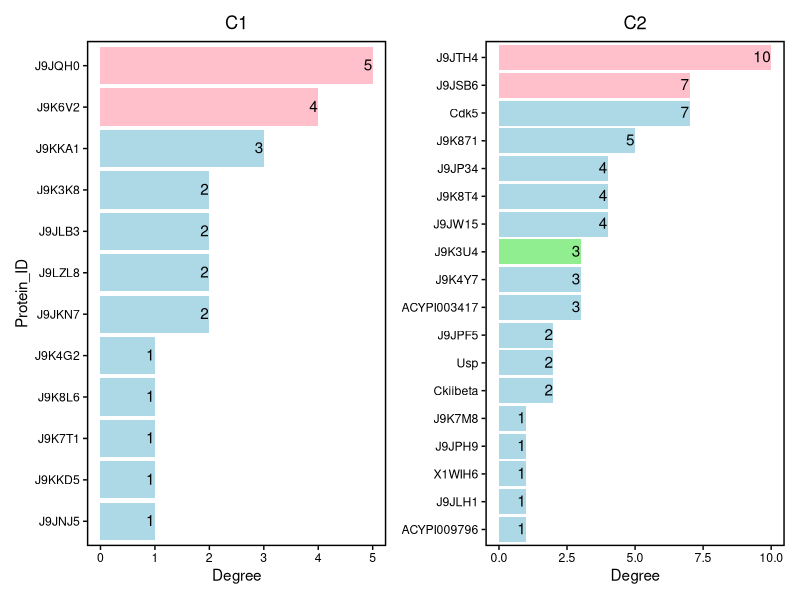
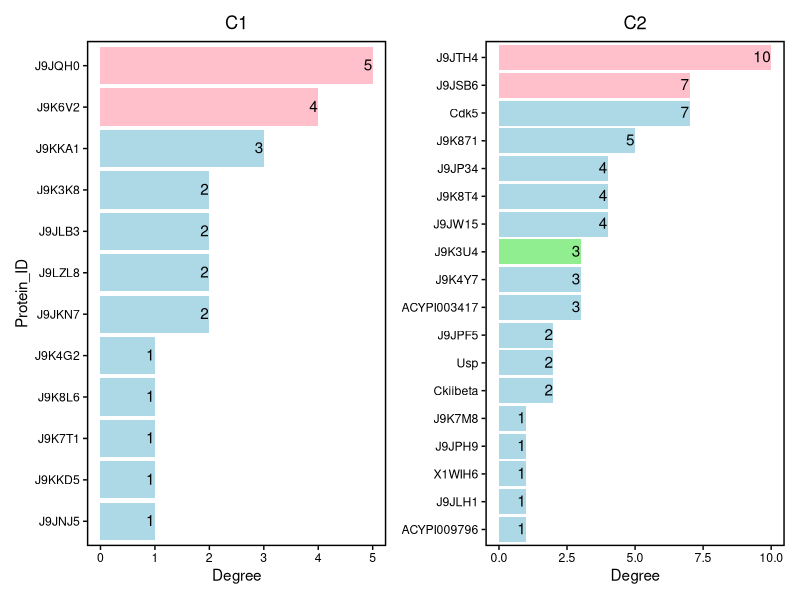
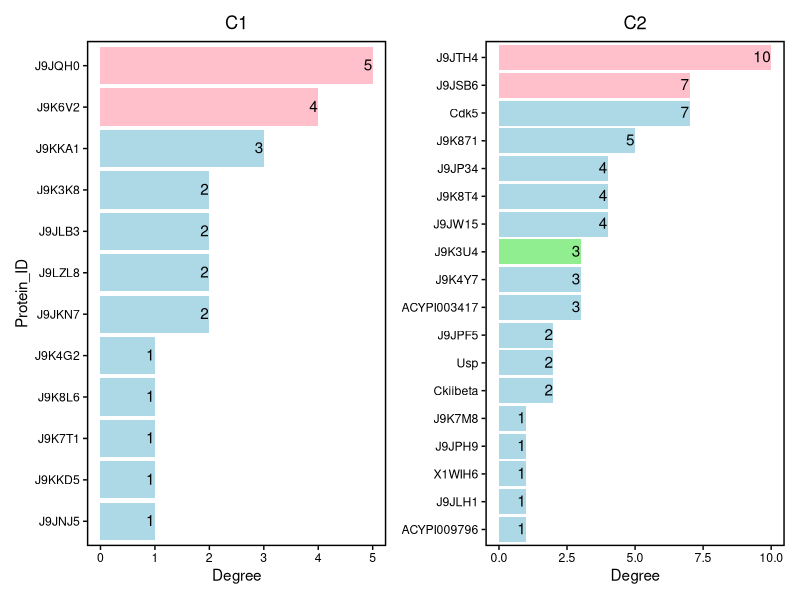

The R script that drew these images, in order:
library(ggplot2)
library(patchwork)

# 在数据框中添加颜色列
df1 <- data.frame(
  Protein_ID = c("J9JQH0", "J9K6V2", "J9KKA1", "J9K3K8", "J9JLB3", "J9LZL8", "J9JKN7", "J9K4G2", "J9K8L6", "J9K7T1", "J9KKD5", "J9JNJ5"),
  Degree = c(5, 4, 3, 2, 2, 2, 2, 1, 1, 1, 1, 1)
)
df1$Protein_ID <- factor(df1$Protein_ID, levels = rev(unique(df1$Protein_ID)))

df2 <- data.frame(
  Protein_ID = c("J9JTH4","J9JSB6", "Cdk5", "J9K871", "J9JP34", "J9K8T4",
                 "J9JW15", "J9K3U4", "J9K4Y7", "ACYPI003417", "J9JPF5",
                 "Usp", "Ckiibeta", "J9K7M8", "J9JPH9", "X1WIH6", "J9JLH1", "ACYPI009796"
                 ),
  Degree = c(10, 7, 7, 5, 4, 4, 4, 3, 3, 3, 2, 2, 2, 1, 1, 1, 1, 1)
)
df2$Protein_ID <- factor(df2$Protein_ID, levels = rev(unique(df2$Protein_ID)))

# 绘制第一个子图
p1 <- ggplot(df1, aes(x = Protein_ID, y = Degree, fill = Protein_ID)) +
  geom_bar(stat = "identity") +
  coord_flip() +
  theme(
    panel.background = element_blank(),
    panel.border = element_rect(colour = "black", fill = NA, size = 1),
    plot.background = element_blank(),
    axis.line = element_blank(),
    axis.text.y = element_text(colour = "black"),
    axis.text.x = element_text(colour = "black"),
    axis.ticks = element_line(colour = "black"),
    plot.title = element_text(hjust = 0.5),
    legend.position = "none"
  ) +
  labs(title = "C1") +
  geom_text(aes(label = Degree), vjust = 0.4, hjust = 1, colour = "black") +
  scale_fill_manual(values = c("J9JQH0" = "pink", "J9K6V2" = "pink", 
                               "J9KKA1" = "lightblue", "J9K3K8" = "lightblue",
                               "J9JLB3" = "lightblue", "J9LZL8" = "lightblue",
                               "J9JKN7" = "lightblue", "J9K4G2" = "lightblue",
                               "J9K8L6" = "lightblue", "J9K7T1" = "lightblue",
                               "J9KKD5" = "lightblue", "J9JNJ5" = "lightblue"))

# 绘制第二个子图
p2 <- ggplot(df2, aes(x = Protein_ID, y = Degree, fill = Protein_ID)) +
  geom_bar(stat = "identity") +
  coord_flip() +
  theme(
    panel.background = element_blank(),
    panel.border = element_rect(colour = "black", fill = NA, size = 1),
    plot.background = element_blank(),
    axis.line = element_blank(),
    axis.text.y = element_text(colour = "black"),
    axis.text.x = element_text(colour = "black"),
    axis.ticks = element_line(colour = "black"),
    plot.title = element_text(hjust = 0.5),
    legend.position = "none"
    #axis.title = element_blank(),
    #axis.title.y = element_text(colour = "black")
  ) +
  labs(title = "C2", x = NULL) +
  geom_text(aes(label = Degree), vjust = 0.4, hjust = 1, colour = "black") +
  scale_fill_manual(values = c("J9JTH4" = "pink", "J9JSB6" = "pink", 
                               "Cdk5" = "lightblue", "J9K871" = "lightblue",
                               "J9JP34" = "lightblue", "J9K8T4" = "lightblue",
                               "J9JW15" = "lightblue", "J9K3U4" = "lightgreen",
                               "J9K4Y7" = "lightblue", "ACYPI003417" = "lightblue",
                               "J9JPF5" = "lightblue", "Usp" = "lightblue",
                               "Ckiibeta" = "lightblue", "J9K7M8" = "lightblue",
                               "J9JPH9" = "lightblue", "X1WIH6" = "lightblue",
                               "J9JLH1" = "lightblue", "ACYPI009796" = "lightblue"))


# 打印组合后的图形
(pic <- p1 | p2)

ggsave(
  "degreePlot.png",
  pic
)
ggsave(
  "degreePlot.svg",
  pic
)
